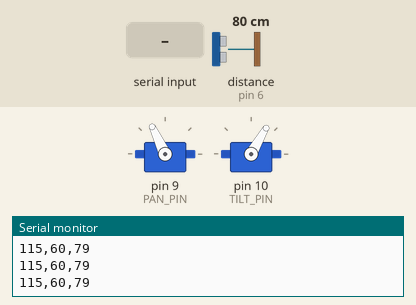
The sketch below on a simulated Arduino Uno, built with avr-gcc and run on an emulated ATmega328P. Parts: 2 × servo, the last lines printed to the serial monitor. Wiring (inferred from the names in the program): ultrasonic range finder: trigger pin 7; echo pin 6. The inputs (shaded band) are chosen by the test bench; at power-on: distance to the obstacle (sensor on pin 6) 80 cm. The echo pulse lasts 58.3 µs per cm.

Above: at 1.2 s.
1.3 s: "p,45\n" received over Serial
At 2.0 s:
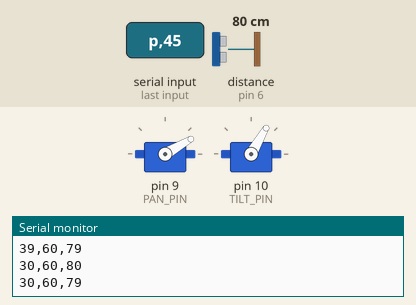
3.2 s: "p90\n" received over Serial
At 4.0 s:
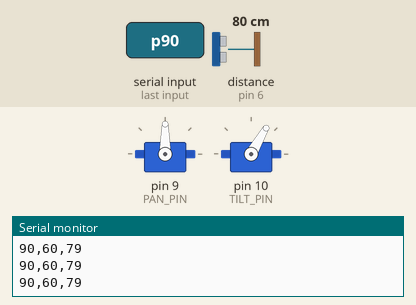
Timing chart, 0 to 6.2 s (numbered marks = the images above; inputs shaded):
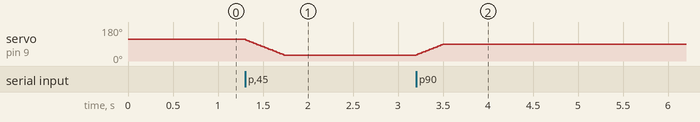

The sketch:

live_radar.ino
```cpp
#include <Servo.h>

const int PAN_PIN = 9, TILT_PIN = 10;
const int TRIG = 7, ECHO = 6;
const int PAN_CENTER = 115, PAN_MIN = 30, PAN_MAX = 175;
const int TILT_CENTER = 60, TILT_MIN = 0, TILT_MAX = 75;
const int MAX_STEP = 4;

Servo pan, tilt;
int p, t, pTarget, tTarget;
char buf[16];
byte n = 0;
unsigned long lastPing = 0;

int stepToward(int cur, int tgt) {
  int d = tgt - cur;
  if (d >  MAX_STEP) d =  MAX_STEP;
  if (d < -MAX_STEP) d = -MAX_STEP;
  return cur + d;
}

long readDistanceCm() {
  digitalWrite(TRIG, LOW);
  delayMicroseconds(2);
  digitalWrite(TRIG, HIGH);
  delayMicroseconds(10);
  digitalWrite(TRIG, LOW);
  long duration = pulseIn(ECHO, HIGH, 20000);
  if (duration == 0) return -1;
  return duration * 0.0343 / 2;
}

void handle(char *s) {
  char axis = s[0];
  if (axis != 'p' && axis != 't') return;
  int v = atoi(s + 1);
  if (axis == 'p') pTarget = constrain(v, PAN_MIN, PAN_MAX);
  else             tTarget = constrain(v, TILT_MIN, TILT_MAX);
}

void setup() {
  Serial.begin(115200);
  pinMode(TRIG, OUTPUT);
  pinMode(ECHO, INPUT);
  p = pTarget = PAN_CENTER;
  t = tTarget = TILT_CENTER;
  pan.attach(PAN_PIN);  pan.write(p);
  delay(8);
  tilt.attach(TILT_PIN); tilt.write(t);
  Serial.println("ready");
}

void loop() {
  while (Serial.available()) {
    char c = Serial.read();
    if (c == '\n' || c == '\r') {
      if (n > 0) { buf[n] = 0; handle(buf); n = 0; }
    } else if (n < 15) {
      buf[n++] = c;
    }
  }

  p = stepToward(p, pTarget);
  t = stepToward(t, tTarget);
  pan.write(p);
  delay(8);
  tilt.write(t);
  delay(12);

  if (millis() - lastPing > 100) {
    lastPing = millis();
    long d = readDistanceCm();
    if (d > 0) {
      Serial.print(p); Serial.print(",");
      Serial.print(t); Serial.print(",");
      Serial.println(d);
    }
  }
}
```

Measured:
- after the input at 1.3 s, servo on pin 9 (PAN_PIN): moves from 115° to 30° over 0.45 s, starting at once
- after the input at 3.2 s, servo on pin 9 (PAN_PIN): moves from 30° to 90° over 0.29 s, starting at once
